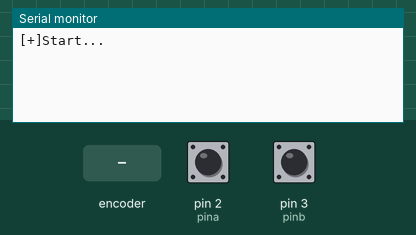
The sketch below on a simulated Arduino Uno, built with avr-gcc and run on an emulated ATmega328P. On the bench: the last lines printed to the serial monitor. Inputs (shaded band) come from the test bench; at power-on: pin 2 (pina) HIGH, pin 3 (pinb) HIGH.

Above: at 1.7 s.
1.8 s: rotary encoder on pin 2 (pina) / pin 3 (pinb) turned 1 step (first pin leading)
At 2.7 s:
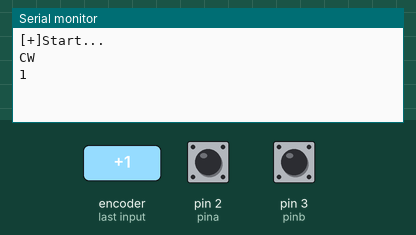
3.5 s: rotary encoder on pin 2 (pina) / pin 3 (pinb) turned 2 steps (second pin leading)
At 4.2 s:
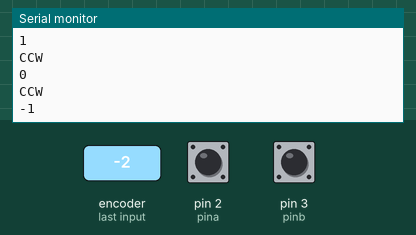

The sketch:

encoder_decoding.ino
```cpp
#define pina 2
#define pinb 3

volatile int counter = 0;

void setup(){
  pinMode(pina, INPUT_PULLUP);
  pinMode(pinb, INPUT_PULLUP);

  // attach interrupts
  attachInterrupt(digitalPinToInterrupt(pina), read_encoder, CHANGE);
  attachInterrupt(digitalPinToInterrupt(pinb), read_encoder, CHANGE);

  // start the serial monitor
  Serial.begin(9600);
  delay(500); // wait for serial to start
  Serial.println("[+]Start...");
}

void loop(){
  static int last_counter = 0;

  // if counter has changed, print the new value to serial
  if(counter != last_counter){
    Serial.println(counter);
    last_counter = counter;
  }
}

void read_encoder(){
  static uint8_t old_ab = 3;
  static int8_t encoder_value = 0; // encoder value
  static const int8_t enc_states[] = {0,-1,1,0,1,0,0,-1,-1,0,0,1,0,1,-1,0};

  old_ab <<= 2; // remember previous state

  if(digitalRead(pina)) old_ab |= 0x02; // add current state of pin A

  if(digitalRead(pinb)) old_ab |= 0x01; // add current state of pin B

  encoder_value += enc_states[(old_ab & 0x0f)];

  if(encoder_value > 2){ // four steps forward
    Serial.println("CW");
    counter++; //increase counter
    encoder_value = 0;

  } else if(encoder_value < -2){ // four steps backwards
    Serial.println("CCW");
    counter--;
    encoder_value = 0;
  }

  delay(20);
}
```

Measured:
- after the input at 1.8 s, the serial monitor: prints a new line after 0.05 s (image 1)
- after the input at 3.5 s, the serial monitor: prints a new line after 0.08 s (image 2)
